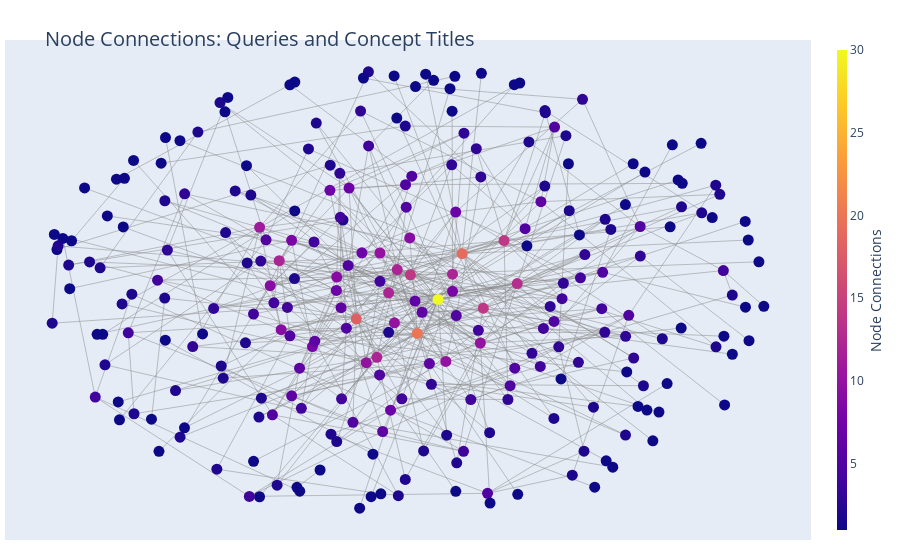

Write notebook code for a chart like this one.
### Code cell
fig2 = go.Figure(data=[edge_trace2, node_trace2],
             layout=go.Layout(
                title='<br>Node Connections: Queries and Concept Titles',
                titlefont=dict(size=20),
                showlegend=False,
                hovermode='closest',
                margin=dict(b=20,l=5,r=5,t=40),
                xaxis=dict(showgrid=False, zeroline=False, showticklabels=False),
                yaxis=dict(showgrid=False, zeroline=False, showticklabels=False)))

iplot(fig2)

### Figure 1 — Plotly figure (JSON) as saved in the notebook; plotly's stock layout.template omitted (floating-point values rounded to 4 significant figures; data arrays with more than 128 entries replaced by an {"elided": "..."} marker saying what was removed)
{"data": [{"hoverinfo": "none", "line": {"color": "#888", "width": 0.5}, "mode": "lines", "type": "scatter", "x": {"elided": "1341 float values"}, "y": {"elided": "1341 float values"}}, {"hoverinfo": "text", "marker": {"color": {"elided": "256 int values"}, "colorbar": {"thickness": 10, "title": {"side": "right", "text": "Node Connections"}, "xanchor": "left"}, "colorscale": [[0, "#0d0887"], [0.1111, "#46039f"], [0.2222, "#7201a8"], [0.3333, "#9c179e"], [0.4444, "#bd3786"], [0.5556, "#d8576b"], [0.6667, "#ed7953"], [0.7778, "#fb9f3a"], [0.8889, "#fdca26"], [1, "#f0f921"]], "line": {"width": 0}, "reversescale": false, "showscale": true, "size": 11}, "mode": "markers", "text": {"elided": "256 str values"}, "type": "scatter", "x": {"elided": "256 float values"}, "y": {"elided": "256 float values"}}], "layout": {"hovermode": "closest", "margin": {"b": 20, "l": 5, "r": 5, "t": 40}, "showlegend": false, "title": {"font": {"size": 20}, "text": "<br>Node Connections: Queries and Concept Titles"}, "xaxis": {"showgrid": false, "showticklabels": false, "zeroline": false}, "yaxis": {"showgrid": false, "showticklabels": false, "zeroline": false}}}
